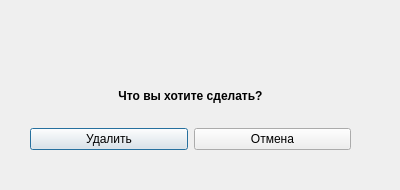
<?xml version="1.0" encoding="UTF-8"?>
<ui version="4.0">
 <class>EditDeleteDialog</class>
 <widget class="QDialog" name="EditDeleteDialog">
  <property name="geometry">
   <rect>
    <x>0</x>
    <y>0</y>
    <width>400</width>
    <height>190</height>
   </rect>
  </property>
  <property name="windowTitle">
   <string>Редактирование отношения</string>
  </property>
  <widget class="QWidget" name="verticalLayoutWidget">
   <property name="geometry">
    <rect>
     <x>30</x>
     <y>70</y>
     <width>321</width>
     <height>80</height>
    </rect>
   </property>
   <layout class="QVBoxLayout" name="verticalLayout">
    <item>
     <widget class="QLabel" name="label">
      <property name="font">
       <font>
        <weight>75</weight>
        <bold>true</bold>
        <strikeout>false</strikeout>
        <kerning>true</kerning>
       </font>
      </property>
      <property name="text">
       <string>Что вы хотите сделать?</string>
      </property>
      <property name="alignment">
       <set>Qt::AlignCenter</set>
      </property>
     </widget>
    </item>
    <item>
     <layout class="QHBoxLayout" name="horizontalLayout">
      <item>
       <widget class="QPushButton" name="deleteButton">
        <property name="text">
         <string>Удалить</string>
        </property>
       </widget>
      </item>
      <item>
       <widget class="QPushButton" name="cancelButton">
        <property name="text">
         <string>Отмена</string>
        </property>
       </widget>
      </item>
     </layout>
    </item>
   </layout>
  </widget>
 </widget>
 <resources/>
 <connections/>
</ui>
